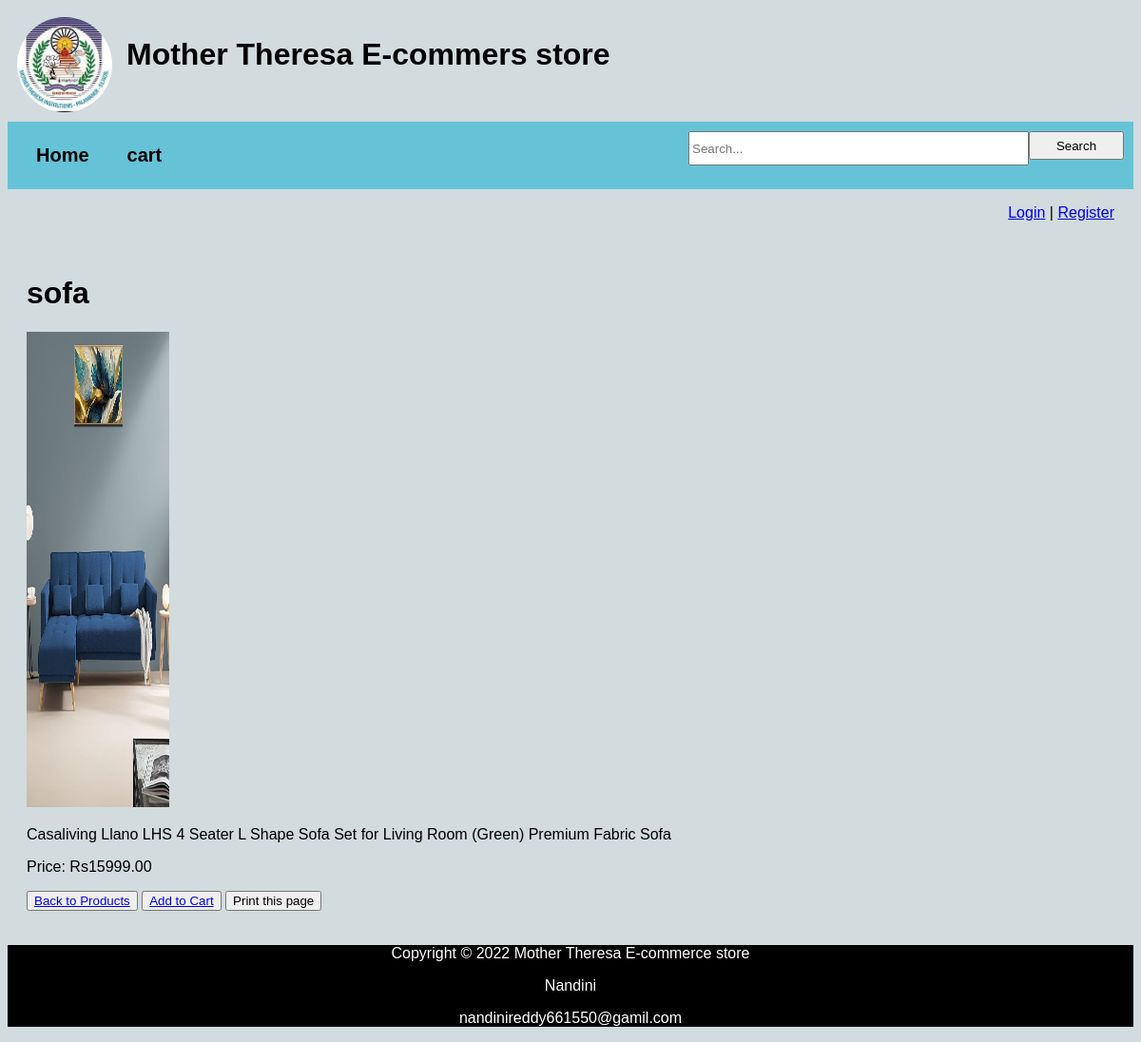
The page /product/8/ on the database its author committed.
### catalog/models.py (models this page shows, shortened)
class Product(models.Model):
    name = models.CharField(max_length=100)
    description = models.TextField()
    price = models.DecimalField(max_digits=8, decimal_places=2)
    image = models.ImageField(upload_to='products/', blank=True, null=True)
    category = models.ForeignKey(Category, on_delete=models.CASCADE, related_name='products',null=True, blank=True)

### catalog/views.py (the view)
# urls.py: path('product/<int:pk>/', views.product_detail, name='product_detail'),
def product_detail(request, pk):
    ob_product = get_object_or_404(Product, pk=pk)
    return render(request, 'product_detail.html', {'product': ob_product})

### catalog/templates/product_detail.html (shortened to what this page needs)
{% extends 'base.html' %}
{% block content %}
<!DOCTYPE html>
<html>
<head>
</head>
<body>
    <h1>{{ product.name }}</h1>
    {% if product.image %}
        <img src="{{ product.image.url }}" alt="{{ product.name }} " width="500px" height="500px">
    {% endif %}
    <p>{{ product.description }}</p>
    <p>Price: Rs{{ product.price }}</p>
    <button><a href="/">Back to Products</a></button>
    <button><a href="{% url 'add_to_cart' product.pk %}">Add to Cart</a></button>
    <button onclick="window.print()" class="no-print">Print this page</button>
</body>
</html>
{% endblock %}

### catalog/templates/base.html (style rules this page uses)
body { font-family: Arial, sans-serif; background-color: rgb(210, 219, 221); }
img { max-width: 150px; }

### rows shown on the page
Product: name "sofa", image (picture), description "Casaliving Llano LHS 4 Seater L Shape Sofa Set for Living Room (Green) Premium Fabric Sofa", price "15999.00"
